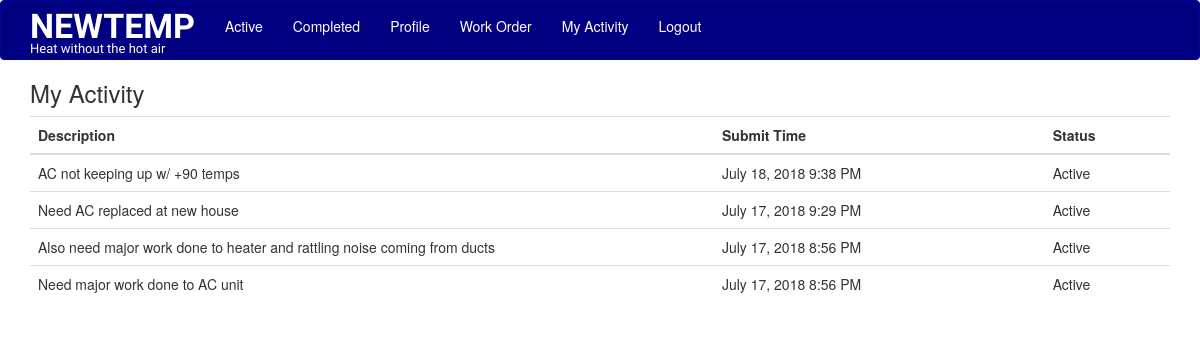
The page /activity (signed in) on the database its author committed.
### app/models.py (models this page shows, shortened)
class QuoteRequests(db.Model):
	__tablename__ = 'quoterequests'
	id = db.Column(db.Integer, primary_key=True)
	customer = db.Column(db.String(120), index=True, unique=False)
	email = db.Column(db.String(120), index=True, unique=False)
	submit_time = db.Column(db.DateTime)
	street = db.Column(db.String(120), unique=False)
	city = db.Column(db.String(120), unique=False)
	state = db.Column(db.String(120), unique=False)
	zip_code = db.Column(db.Integer, unique=False)
	phone = db.Column(db.Integer, unique=False)
	time_requested = db.Column(db.String(120), unique=False)
	description = db.Column(db.String(240), unique=False)
	status = db.Column(db.String(120), unique=False)
	paid = db.Column(db.Boolean)
	complete = db.Column(db.Boolean)
	misc = db.Column(db.String(200), unique=False)
	stripe_id = db.Column(db.String(120), unique=False)
	job = db.relationship('JobData', backref='data', lazy='dynamic')
	notes = db.relationship('JobNote', backref='data', lazy='dynamic')
	user_id = db.Column(db.Integer, db.ForeignKey('user.id'))

### app/main/routes.py (the view)
@bp.route('/activity', methods=['GET'])
@login_required
def activity():
	q_requests = current_user.quote_request.order_by(QuoteRequests.id.desc()).all()
	return render_template('activity.html', quoteRequests=q_requests)

### app/models.py (called while the page is built)
@login.user_loader
def load_user(id):
	return User.query.get(int(id))

	def has_access(self, level):
		return self.role is not None and \
			self.role == level

### app/templates/activity.html
{% extends 'base.html' %}
{% block app_content %}
{% if quoteRequests|length > 0 %}
	<div class='container quote-table'>
		<h3>My Activity</h3>
		<table class="table table-hover table-responsive btn-table">
			<tr>
				<th>
					<b>Description</b>
				</th>
				<th>
					<b>Submit Time</b>
				</th>
				<th>
					Status
				</th>
			</tr>
			<tbody>
				{% for quote in quoteRequests %}
					{% include '_activity.html' %}
				{% endfor %}
			</tbody>
		</table>
	{% else %}
	<div class="container">
		<h3>No Activity</h3>
	</div>
	{% endif %}
</div>
{% endblock %}

### app/templates/_activity.html
<tr>
	<td width='60%'>
		{{ quote.description }}
	</td>
	<td>{{ moment(quote.submit_time).format('LLL') }}</td>
	<td>{{ quote.status }}</td>
</tr>

### app/static/style.css (style rules this page uses)
html, body { height: 100%; margin: 0px; padding: 0px; }

### rows shown on the page
QuoteRequests: description "AC not keeping up w/ +90 temps", submit_time "July 18, 2018 9:38 PM", status "Active"
QuoteRequests: description "Need AC replaced at new house", submit_time "July 17, 2018 9:29 PM", status "Active"
QuoteRequests: description "Also need major work done to heater and rattling noise coming from ducts", submit_time "July 17, 2018 8:56 PM", status "Active"
QuoteRequests: description "Need major work done to AC unit", submit_time "July 17, 2018 8:56 PM", status "Active"
